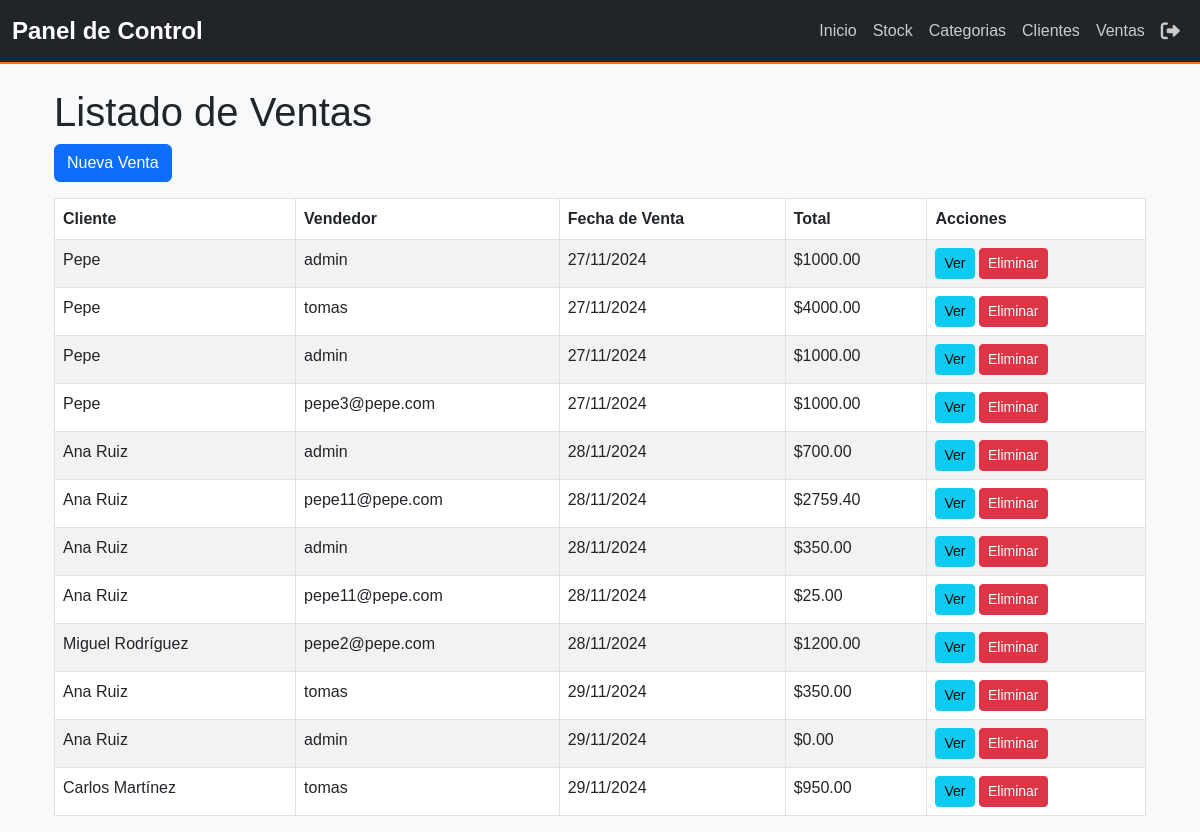
/ventas/, run on the app's committed database.
### myapp/models.py (models this page shows, shortened)
class Venta(models.Model):
    cliente = models.ForeignKey(Cliente, on_delete=models.CASCADE)
    vendedor = models.ForeignKey(User, on_delete=models.SET_NULL, null=True, blank=True)
    fecha_venta = models.DateTimeField(auto_now_add=True)
    total_venta = models.DecimalField(max_digits=10, decimal_places=2, default=0)
    metodo_pago = models.CharField(max_length=50)
    productos = models.ManyToManyField(Producto, through='DetalleVenta')

class Cliente(models.Model):
    nombre = models.CharField(max_length=255, verbose_name='Nombre Completo')
    compania = models.CharField(max_length=255, blank=True, null=True, verbose_name='Compañía')
    email = models.EmailField(unique=True, verbose_name='Correo Electrónico')
    telefono = models.CharField(max_length=15, verbose_name='Número de Teléfono')
    direccion = models.TextField(blank=True, null=True, verbose_name='Dirección')
    fecha_registro = models.DateTimeField(auto_now_add=True, verbose_name='Fecha de Registro')
    estatus = models.CharField(
        max_length=20,
        choices=[('activo', 'Activo'), ('inactivo', 'Inactivo')],
        default='activo',
        verbose_name='Estatus'
    )
    notas = models.TextField(blank=True, null=True, verbose_name='Notas Adicionales')
    class Meta:
        verbose_name = 'Cliente'
        verbose_name_plural = 'Clientes'
        ordering = ['-fecha_registro']

### myapp/views.py (the view)
# urls.py: path('ventas/', VentaListView.as_view(), name='venta_list'),
class VentaListView(ListView):
    model = Venta
    template_name = 'ventas/venta_list.html'
    context_object_name = 'ventas'
    def get_queryset(self):
        return Venta.objects.all()  # Asegúrate de que las ventas tengan un vendedor asignado

### myapp/context_processors.py (called while the page is built, shortened)
def user_role(request):
    return {'role': 'Invitado'}

### myapp/templates/ventas/venta_list.html (shortened to what this page needs)
{% extends 'base.html' %}
{% block content %}
<div class="container mt-4">
    <h1>Listado de Ventas</h1>
    <a href="{% url 'venta_create' %}" class="btn btn-primary mb-3">Nueva Venta</a>
    <table class="table table-bordered table-striped">
        <thead>
            <tr>
                <th>Cliente</th>
                <th>Vendedor</th>
                <th>Fecha de Venta</th>
                <th>Total</th>
                <th>Acciones</th>
            </tr>
        </thead>
        <tbody>
            {% for venta in ventas %}
            <tr>
                <td>{{ venta.cliente.nombre }}</td>
                <td>{{ venta.vendedor }}</td>
                <td>{{ venta.fecha_venta|date:"d/m/Y" }}</td>
                <td>${{ venta.total_venta }}</td>
                <td>
                    <a href="{% url 'venta_detail' venta.pk %}" class="btn btn-info btn-sm">Ver</a>
                    <a href="{% url 'venta_delete' venta.pk %}" class="btn btn-danger btn-sm" onclick="return confirm('¿Estás seguro de que deseas eliminar esta venta?');">Eliminar</a>
                </td>
            </tr>
            {% empty %}
            <tr>
                <td colspan="5" class="text-center">No se han encontrado ventas.</td>
            </tr>
            {% endfor %}
        </tbody>
    </table>
</div>
{% endblock %}

### myapp/static/css/styles.css (style rules this page uses)
body { font-family: 'Arial', sans-serif; background-color: #f4f6f9; margin: 0; padding: 0; }

### data on the page
Venta: cliente.nombre "Pepe", vendedor "admin", fecha_venta "27/11/2024", total_venta "1000.00"
Venta: cliente.nombre "Pepe", vendedor "tomas", fecha_venta "27/11/2024", total_venta "4000.00"
Venta: cliente.nombre "Pepe", vendedor "admin", fecha_venta "27/11/2024", total_venta "1000.00"
Venta: cliente.nombre "Pepe", vendedor "pepe3@pepe.com", fecha_venta "27/11/2024", total_venta "1000.00"
Venta: cliente.nombre "Ana Ruiz", vendedor "admin", fecha_venta "28/11/2024", total_venta "700.00"
Venta: cliente.nombre "Ana Ruiz", vendedor "pepe11@pepe.com", fecha_venta "28/11/2024", total_venta "2759.40"
Venta: cliente.nombre "Ana Ruiz", vendedor "admin", fecha_venta "28/11/2024", total_venta "350.00"
Venta: cliente.nombre "Ana Ruiz", vendedor "pepe11@pepe.com", fecha_venta "28/11/2024", total_venta "25.00"
Venta: cliente.nombre "Miguel Rodríguez", vendedor "pepe2@pepe.com", fecha_venta "28/11/2024", total_venta "1200.00"
Venta: cliente.nombre "Ana Ruiz", vendedor "tomas", fecha_venta "29/11/2024", total_venta "350.00"
Venta: cliente.nombre "Ana Ruiz", vendedor "admin", fecha_venta "29/11/2024", total_venta "0.00"
Venta: cliente.nombre "Carlos Martínez", vendedor "tomas", fecha_venta "29/11/2024", total_venta "950.00"
